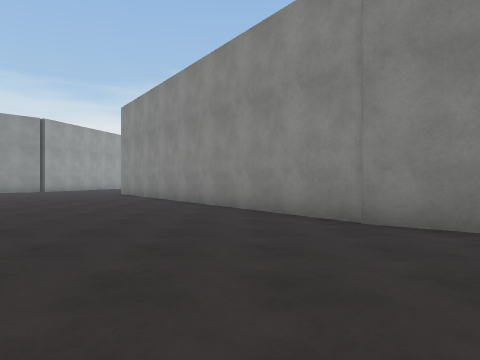
View 1 (above)

20 first-person views from a walk through a Unity game level. The camera is 1.2 m above the floor, looks level and sees 70° across. The floor is counted in squares, 2 m on a side. Each view is taken from the middle of a square. On the plan, view 1 faces up. The plan holds only what a view shows up to about 10 squares ahead; the rest is blank. The place goes on beyond the plan. Surface patterns are stand-ins for the level's own textures.

View 2
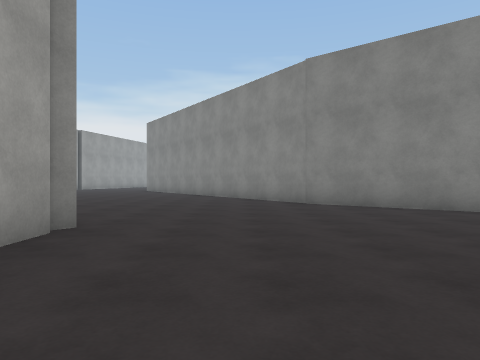

View 3
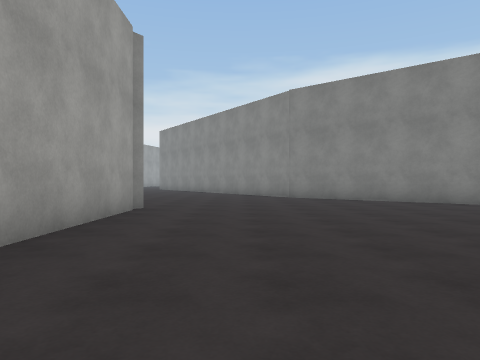

View 4
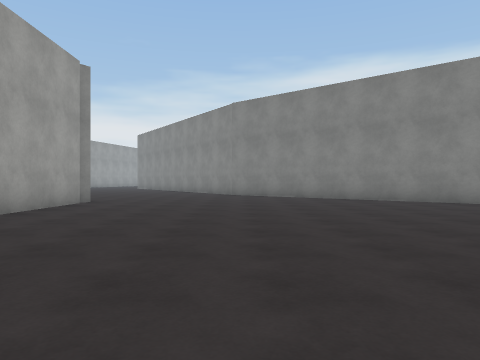

View 5
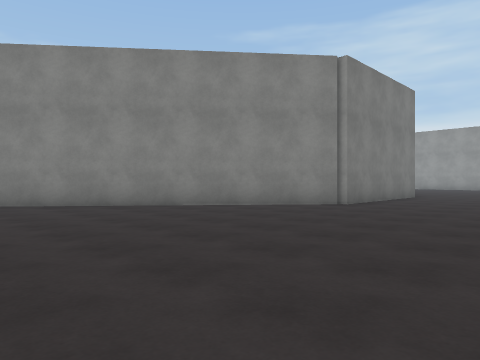

View 6
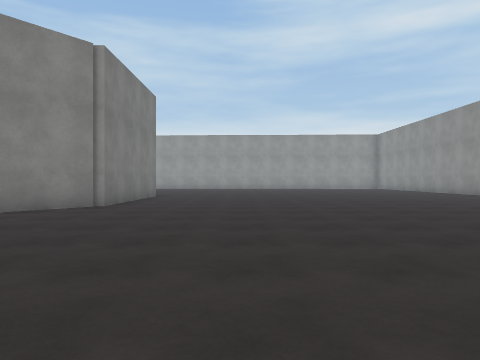

View 7
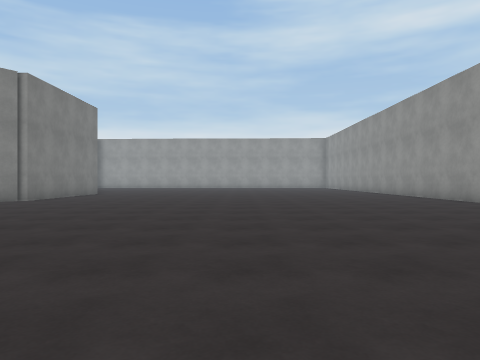

View 8
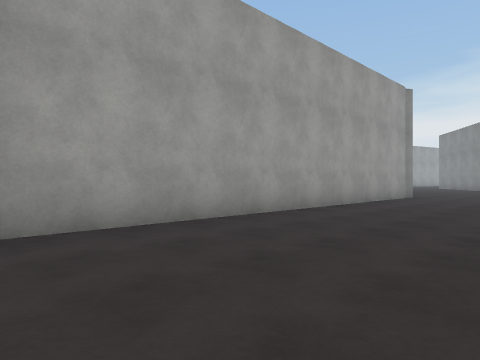

View 9
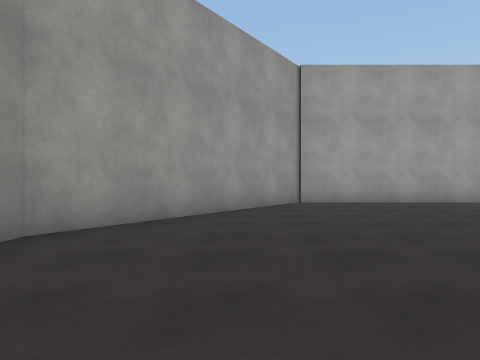

View 10
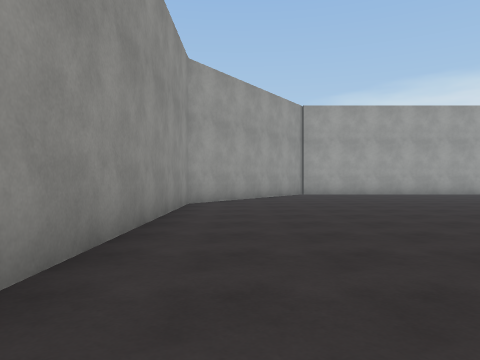

View 11
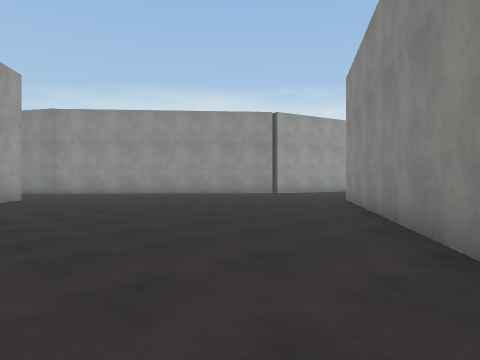

View 12
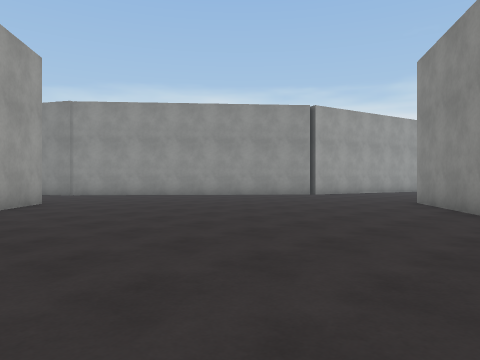

View 13
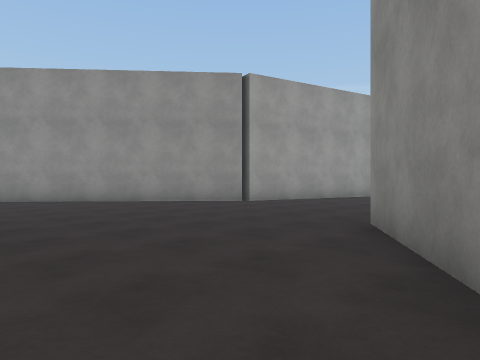

View 14
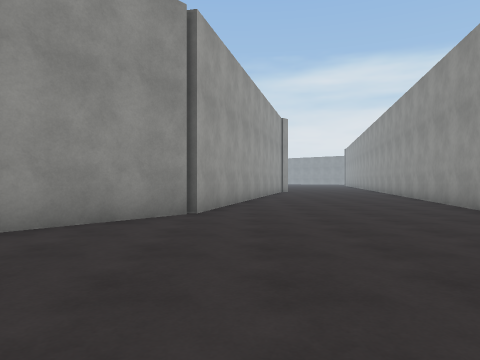

View 15
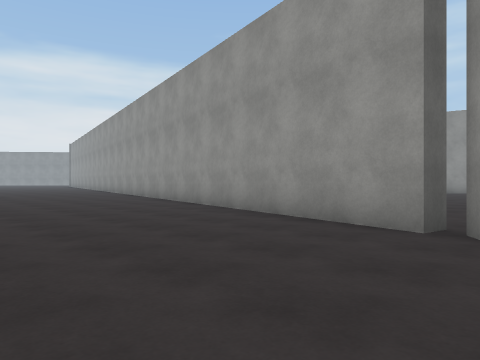

View 16
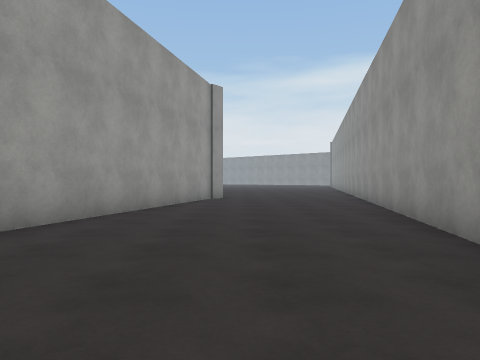

View 17
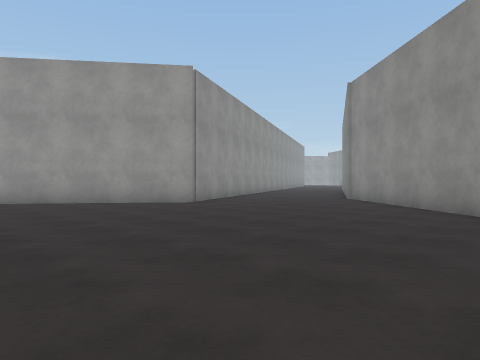

View 18
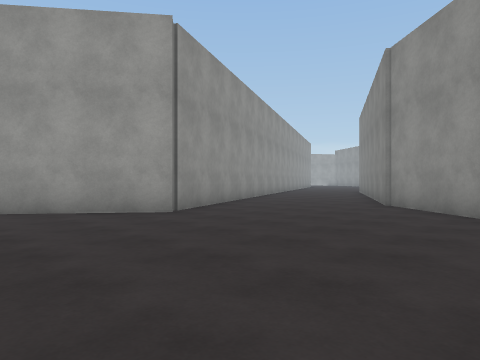

View 19
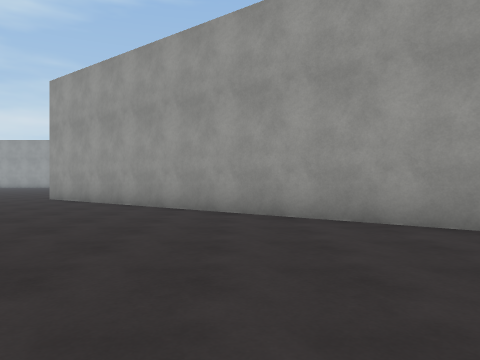

View 20
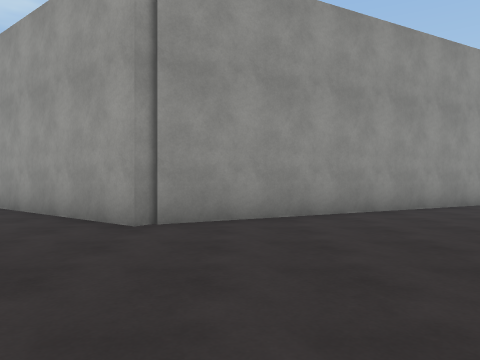

### Floor plan
Points are (right, up) in squares from view 1. A wall is a line through its corners. A room is listed if a view was taken in it or the views show most of it. See-through windows are left out.
Room 1 (views 1, 2, 3, 4, 5, 6, 7, 8, 9, 10, 11, 12, 13, 14, 15, 16, 17, 18, 19, 20)
walls: (-2, 0.4) (-2.3, 0); (-2.1, -0.1) (-2.1, -11.5) (3.3, -15.3) (11, -15.3); (10.8, -2.7) (1.7, 4.7) (-5.1, 14.6); (-11.7, 7.6) (-2.9, 1); (-4.3, 15.2) (-4.8, 15.3) (-2.3, 27); (13, -2.9) (10.8, -2.9); (-16.5, 5) (-11.9, 7.4); (-16.1, 9.8) (-16.5, 9.5); (-7.2, 27.1) (-9.7, 17.2) (-16.1, 9.9)

Positions as (right, up) in squares from view 1, and headings:
1: (0, 0), facing up
2: (0, -4), facing up
3: (0, -7), facing up
4: (2, -9), facing up
5: (3, -7), facing up-right
6: (3, -6), facing right
7: (1, -9), facing right
8: (2, -12), facing up-left
9: (7, -13), facing left
10: (12, -14), facing left
11: (0, 5), facing up-left
12: (-2, 5), facing up-left
13: (-3, 10), facing up-left
14: (-9, 11), facing up
15: (-9, 14), facing up-right
16: (-6, 17), facing up
17: (-6, 15), facing down-left
18: (-8, 13), facing down-left
19: (-8, 11), facing down
20: (-13, 12), facing down
